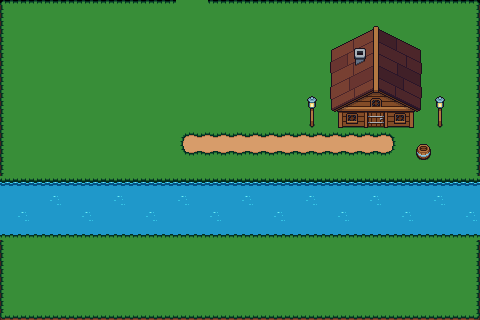

The image is a tile-based game level rendered from a .tmx file. Its description and complete source (layers, tilesets, objects, tile grids) follow:
An orthogonal 30x20 tile map with 16x16 px tiles, 2 tile layers (Tile Layer 1, Tile Layer 2).

<map version="1.10" tiledversion="1.12.0" orientation="orthogonal" renderorder="right-down" width="30" height="20" tilewidth="16" tileheight="16" infinite="0" nextlayerid="3" nextobjectid="1">
 <tileset firstgid="1" source="../../../overworld.tsx" />
 <layer id="1" name="Tile Layer 1" width="30" height="20">
  <data encoding="csv">
5,6,6,6,6,6,6,6,6,6,6,6,6,6,6,6,6,6,6,6,6,6,6,6,6,6,6,6,6,7,
25,41,41,41,41,41,41,41,41,41,41,41,41,41,41,41,41,41,41,41,41,41,41,41,41,41,41,41,41,27,
25,41,41,41,41,41,41,41,41,41,41,41,41,41,41,41,41,41,41,41,41,41,41,41,41,41,41,41,41,27,
25,41,41,41,41,41,41,41,41,41,41,41,41,41,41,41,41,41,41,41,41,41,41,41,41,41,41,41,41,27,
25,41,41,41,41,41,41,41,41,41,41,41,41,41,41,41,41,41,41,41,41,41,41,41,41,41,41,41,41,27,
25,41,41,41,41,41,41,41,41,41,41,41,41,41,41,41,41,41,41,41,41,41,41,41,41,41,41,41,41,27,
25,41,41,41,41,41,41,41,41,41,41,41,41,41,41,41,41,41,41,41,41,41,41,41,41,41,41,41,41,27,
25,41,41,41,41,41,41,41,41,41,41,41,41,41,41,41,41,41,41,41,41,41,41,41,41,41,41,41,41,27,
25,41,41,41,41,41,41,41,41,41,41,41,41,41,41,41,41,41,41,41,41,41,41,41,41,41,41,41,41,27,
25,41,41,41,41,41,41,41,41,41,41,41,41,41,41,41,41,41,41,41,41,41,41,41,41,41,41,41,41,27,
25,41,41,41,41,41,41,41,41,41,41,41,41,41,41,41,41,41,41,41,41,41,41,41,41,41,41,41,41,27,
12,12,12,12,12,12,12,12,12,12,12,12,12,12,12,12,12,12,12,12,12,12,12,12,12,12,12,12,12,12,
10,10,10,50,10,10,10,50,10,10,10,50,10,10,10,50,10,10,10,50,10,10,10,50,10,10,10,50,10,10,
10,50,10,10,10,50,10,10,10,50,10,10,10,50,10,10,10,50,10,10,10,50,10,10,10,50,10,10,10,50,
52,52,52,52,52,52,52,52,52,52,52,52,52,52,52,52,52,52,52,52,52,52,52,52,52,52,52,52,52,52,
25,41,41,41,41,41,41,41,41,41,41,41,41,41,41,41,41,41,41,41,41,41,41,41,41,41,41,41,41,27,
25,41,41,41,41,41,41,41,41,41,41,41,41,41,41,41,41,41,41,41,41,41,41,41,41,41,41,41,41,27,
25,41,41,41,41,41,41,41,41,41,41,41,41,41,41,41,41,41,41,41,41,41,41,41,41,41,41,41,41,27,
25,41,41,41,41,41,41,41,41,41,41,41,41,41,41,41,41,41,41,41,41,41,41,41,41,41,41,41,41,27,
45,46,46,46,46,46,46,46,46,46,46,46,46,46,46,46,46,46,46,46,46,46,46,46,46,46,46,46,46,47
</data>
 </layer>
 <layer id="2" name="Tile Layer 2" width="30" height="20">
  <data encoding="csv">
0,0,0,0,0,0,0,0,0,0,6,41,41,6,0,0,0,0,0,0,0,0,0,0,0,0,0,0,0,0,
0,0,0,0,0,0,0,0,0,0,41,41,41,41,0,0,0,0,0,0,126,127,128,129,130,131,132,0,0,0,
0,0,0,0,0,0,0,0,0,0,41,41,41,41,0,0,0,0,0,0,146,147,148,149,150,151,152,0,0,0,
0,0,0,0,0,0,0,0,0,0,41,41,41,41,0,0,0,0,0,0,166,167,168,169,170,171,172,0,0,0,
0,0,0,0,0,0,0,0,0,0,41,41,41,41,0,0,0,0,0,0,186,187,188,189,190,191,192,0,0,0,
0,0,0,0,0,0,0,0,0,0,41,41,41,41,0,0,0,0,0,0,206,207,208,209,210,211,212,0,0,0,
0,0,0,0,0,0,0,0,0,0,41,41,41,41,0,0,0,0,0,323,226,227,228,229,230,231,232,323,0,0,
0,0,0,0,0,0,0,0,0,0,41,41,41,41,0,0,0,0,0,343,246,247,248,249,250,251,252,343,0,0,
0,0,0,0,0,0,0,0,0,0,0,2,3,3,3,3,3,3,3,3,3,3,3,3,4,271,272,0,0,0,
0,0,0,0,0,0,0,0,0,0,0,42,43,43,43,43,43,43,43,43,43,43,43,43,44,0,346,0,0,0,
0,0,0,0,0,0,0,0,0,0,0,0,0,0,0,0,0,0,0,0,0,0,41,41,41,0,0,0,0,0,
0,0,0,0,0,0,0,0,0,0,0,0,0,0,0,0,0,0,0,0,0,0,0,0,0,0,0,0,0,0,
0,0,0,0,0,0,0,0,0,0,0,0,0,0,0,0,0,0,0,0,0,0,0,0,0,0,0,0,0,0,
0,0,0,0,0,0,0,0,0,0,0,0,0,0,0,0,0,0,0,0,0,0,0,0,0,0,0,0,0,0,
0,0,0,0,0,0,0,0,0,0,0,0,0,0,0,0,0,0,0,0,0,0,0,0,0,0,0,0,0,0,
0,0,0,0,0,0,0,0,0,0,0,0,0,0,0,0,0,0,0,0,0,0,0,0,0,0,0,0,0,0,
0,0,0,0,0,0,0,0,0,0,0,0,0,0,0,0,0,0,0,0,0,0,0,0,0,0,0,0,0,0,
0,0,0,0,0,0,0,0,0,0,0,0,0,0,0,0,0,0,0,0,0,0,0,0,0,0,0,0,0,0,
0,0,0,0,0,0,0,0,0,0,0,0,0,0,0,0,0,0,0,0,0,0,0,0,0,0,0,0,0,0,
0,0,0,0,0,0,0,0,0,0,0,0,0,0,0,0,0,0,0,0,0,0,0,0,0,0,0,0,0,0
</data>
 </layer>
</map>
